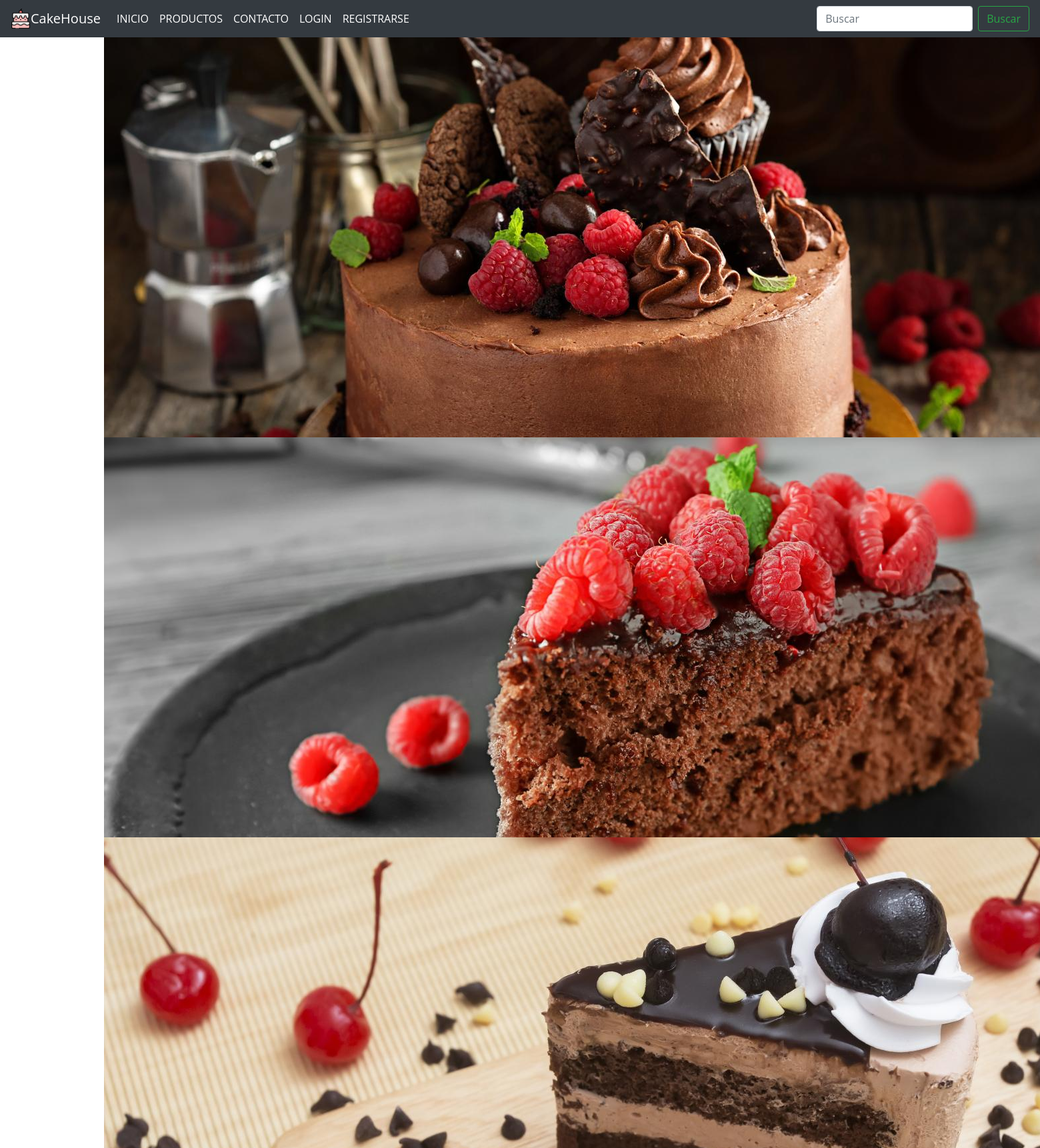
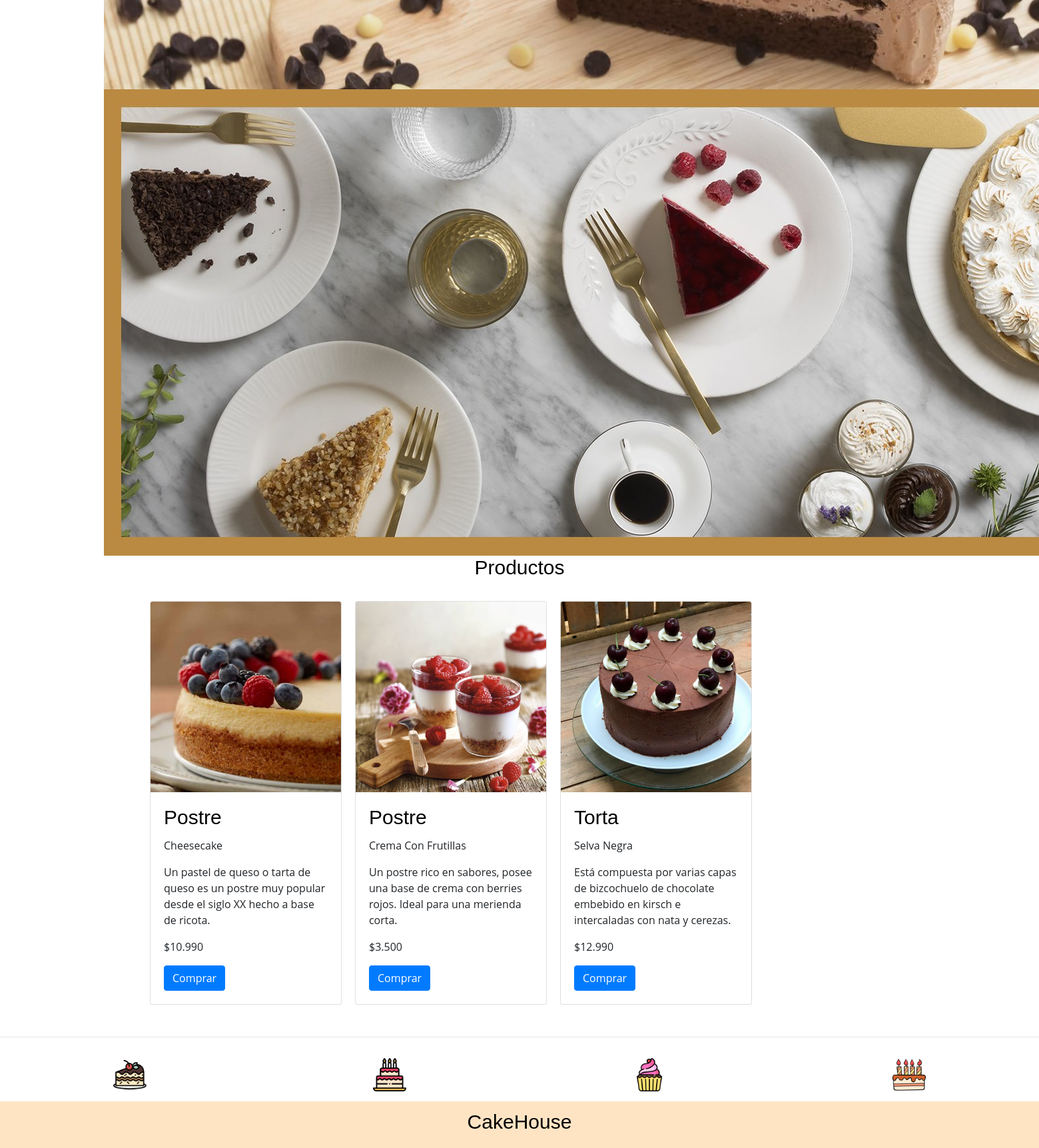
The page / on the database its author committed (2 pictures, top to bottom).
### app/models.py (models this page shows, shortened)
class Producto(models.Model):
    nombre = models.CharField(max_length=50)
    precio = models.IntegerField()
    descripcion = models.TextField()
    tipo = models.ForeignKey(Tipo, on_delete=models.PROTECT)
    fecha_fabricacion = models.DateField()
    image = models.ImageField(upload_to="productos", null=True)

class Tipo(models.Model):
    nombre = models.CharField(max_length=50)
    def __str__(self):
        return self.nombre

### app/views.py (the view)
# urls.py: path('', home, name="home"),
def home(request):
    productos = Producto.objects.all()
    data = {'productos': productos}
    return render(request, 'app/home.html', data)

### app/templates/app/home.html (shortened to what this page needs)
{% extends 'app/base.html' %}
{% load static %}
{% block css %}
<link rel="stylesheet" href="https://cdn.jsdelivr.net/bxslider/4.2.12/jquery.bxslider.css">
{% endblock %}
{% block contenido %}
<div class="slider">
    <div>
        <img src="{% static 'app/img/banner/pastel.jpg' %}" alt="">
    </div>
    <div>
        <img src="{% static 'app/img/banner/pastel2.jpg' %}" alt="">
    </div>
    <div>
        <img src="{% static 'app/img/banner/pastel3.jpg' %}" alt="">
    </div>
    <div>
        <img src="{% static 'app/img/banner/pastel4.jpg' %}" alt="">
    </div>
</div>
{% load humanize %}
<h3 class="container" style="text-align: center;">Productos</h3>
<br>
<div class="productos container">
    {% for p in productos %}
    <div class="card" style="width: 18rem; margin-right: 20px; margin-bottom: 2rem;">
        <img src="{{ p.image.url }}" class="card-img-top" alt="...">
        <div class="card-body">
            <h3 class="card-title">{{ p.tipo | capfirst }}</h3>
            <p class="card-text">{{ p.nombre | title }}</p>
            <p class="card-text">{{ p.descripcion }}</p>
            <p class="card-text">${{ p.precio | intcomma }}</p>
            <a href="#" class="btn btn-primary">Comprar</a>
        </div>
    </div>
    {% endfor %}
</div>
{% endblock %}

### app/static/app/css/estilos.css (style rules this page uses)
* { margin:0; padding:0; }
body { background-color: rgb(255, 255, 255); font-family: 'Open Sans', sans-serif; }
.productos { display: flex; flex-wrap: wrap; }

### app/templates/app/base.html (style rules this page uses)
h3 { color: #000000; font-weight: normal; font-size: 30px; font-family: Arial; }

### rows shown on the page
Producto: image (picture), tipo "Postre", nombre "Cheesecake", descripcion "Un pastel de queso o tarta de queso es un postre muy popular desde el siglo XX hecho a base de ricota.", precio "10.990"
Producto: image (picture), tipo "Postre", nombre "Crema Con Frutillas", descripcion "Un postre rico en sabores, posee una base de crema con berries rojos. Ideal para una merienda corta.", precio "3.500"
Producto: image (picture), tipo "Torta", nombre "Selva Negra", descripcion "Está compuesta por varias capas de bizcochuelo de chocolate embebido en kirsch e intercaladas con nata y cerezas.", precio "12.990"
